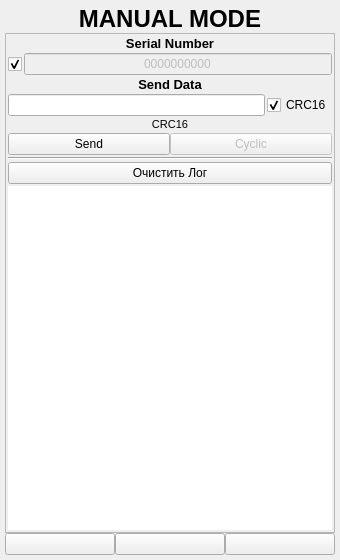
<?xml version="1.0" encoding="UTF-8"?>
<ui version="4.0">
 <class>Hands_Enter_Form</class>
 <widget class="QWidget" name="Hands_Enter_Form">
  <property name="geometry">
   <rect>
    <x>0</x>
    <y>0</y>
    <width>340</width>
    <height>560</height>
   </rect>
  </property>
  <property name="windowTitle">
   <string>Form</string>
  </property>
  <layout class="QVBoxLayout" name="verticalLayout">
   <property name="spacing">
    <number>0</number>
   </property>
   <property name="leftMargin">
    <number>5</number>
   </property>
   <property name="topMargin">
    <number>5</number>
   </property>
   <property name="rightMargin">
    <number>5</number>
   </property>
   <property name="bottomMargin">
    <number>5</number>
   </property>
   <item>
    <widget class="QLabel" name="label_1">
     <property name="sizePolicy">
      <sizepolicy hsizetype="Expanding" vsizetype="Minimum">
       <horstretch>0</horstretch>
       <verstretch>0</verstretch>
      </sizepolicy>
     </property>
     <property name="minimumSize">
      <size>
       <width>0</width>
       <height>0</height>
      </size>
     </property>
     <property name="font">
      <font>
       <family>Microsoft YaHei UI</family>
       <pointsize>18</pointsize>
       <weight>75</weight>
       <bold>true</bold>
      </font>
     </property>
     <property name="text">
      <string>MANUAL MODE</string>
     </property>
     <property name="alignment">
      <set>Qt::AlignCenter</set>
     </property>
    </widget>
   </item>
   <item>
    <widget class="QScrollArea" name="scrollArea">
     <property name="horizontalScrollBarPolicy">
      <enum>Qt::ScrollBarAlwaysOff</enum>
     </property>
     <property name="widgetResizable">
      <bool>true</bool>
     </property>
     <widget class="QWidget" name="scrollAreaWidgetContents">
      <property name="geometry">
       <rect>
        <x>0</x>
        <y>0</y>
        <width>328</width>
        <height>478</height>
       </rect>
      </property>
      <layout class="QVBoxLayout" name="verticalLayout_3">
       <property name="spacing">
        <number>2</number>
       </property>
       <property name="leftMargin">
        <number>2</number>
       </property>
       <property name="topMargin">
        <number>2</number>
       </property>
       <property name="rightMargin">
        <number>2</number>
       </property>
       <property name="bottomMargin">
        <number>2</number>
       </property>
       <item>
        <widget class="QLabel" name="label_2">
         <property name="enabled">
          <bool>true</bool>
         </property>
         <property name="sizePolicy">
          <sizepolicy hsizetype="Expanding" vsizetype="Minimum">
           <horstretch>0</horstretch>
           <verstretch>0</verstretch>
          </sizepolicy>
         </property>
         <property name="minimumSize">
          <size>
           <width>0</width>
           <height>0</height>
          </size>
         </property>
         <property name="font">
          <font>
           <family>Microsoft YaHei UI</family>
           <pointsize>10</pointsize>
           <weight>75</weight>
           <bold>true</bold>
          </font>
         </property>
         <property name="text">
          <string>Serial Number</string>
         </property>
         <property name="alignment">
          <set>Qt::AlignCenter</set>
         </property>
        </widget>
       </item>
       <item>
        <layout class="QHBoxLayout" name="horizontalLayout_5">
         <property name="spacing">
          <number>2</number>
         </property>
         <item>
          <widget class="QCheckBox" name="SN_ENABLE">
           <property name="enabled">
            <bool>true</bool>
           </property>
           <property name="sizePolicy">
            <sizepolicy hsizetype="Maximum" vsizetype="Minimum">
             <horstretch>0</horstretch>
             <verstretch>0</verstretch>
            </sizepolicy>
           </property>
           <property name="minimumSize">
            <size>
             <width>0</width>
             <height>0</height>
            </size>
           </property>
           <property name="text">
            <string/>
           </property>
           <property name="checked">
            <bool>true</bool>
           </property>
          </widget>
         </item>
         <item>
          <widget class="QLineEdit" name="SN_TEXT">
           <property name="enabled">
            <bool>false</bool>
           </property>
           <property name="sizePolicy">
            <sizepolicy hsizetype="Expanding" vsizetype="Minimum">
             <horstretch>0</horstretch>
             <verstretch>0</verstretch>
            </sizepolicy>
           </property>
           <property name="minimumSize">
            <size>
             <width>0</width>
             <height>0</height>
            </size>
           </property>
           <property name="font">
            <font>
             <family>Microsoft YaHei UI</family>
            </font>
           </property>
           <property name="text">
            <string>0000000000</string>
           </property>
           <property name="alignment">
            <set>Qt::AlignCenter</set>
           </property>
          </widget>
         </item>
        </layout>
       </item>
       <item>
        <widget class="QLabel" name="label_3">
         <property name="sizePolicy">
          <sizepolicy hsizetype="Expanding" vsizetype="Minimum">
           <horstretch>0</horstretch>
           <verstretch>0</verstretch>
          </sizepolicy>
         </property>
         <property name="minimumSize">
          <size>
           <width>0</width>
           <height>0</height>
          </size>
         </property>
         <property name="font">
          <font>
           <family>Microsoft YaHei UI</family>
           <pointsize>10</pointsize>
           <weight>75</weight>
           <bold>true</bold>
          </font>
         </property>
         <property name="text">
          <string>Send Data</string>
         </property>
         <property name="alignment">
          <set>Qt::AlignCenter</set>
         </property>
        </widget>
       </item>
       <item>
        <layout class="QHBoxLayout" name="horizontalLayout">
         <property name="spacing">
          <number>2</number>
         </property>
         <item>
          <widget class="QLineEdit" name="cEnterText">
           <property name="enabled">
            <bool>true</bool>
           </property>
           <property name="sizePolicy">
            <sizepolicy hsizetype="Expanding" vsizetype="Minimum">
             <horstretch>0</horstretch>
             <verstretch>0</verstretch>
            </sizepolicy>
           </property>
           <property name="minimumSize">
            <size>
             <width>0</width>
             <height>0</height>
            </size>
           </property>
           <property name="font">
            <font>
             <family>Microsoft YaHei UI</family>
            </font>
           </property>
          </widget>
         </item>
         <item>
          <widget class="QCheckBox" name="CRC_OUT">
           <property name="enabled">
            <bool>true</bool>
           </property>
           <property name="sizePolicy">
            <sizepolicy hsizetype="Maximum" vsizetype="Minimum">
             <horstretch>0</horstretch>
             <verstretch>0</verstretch>
            </sizepolicy>
           </property>
           <property name="minimumSize">
            <size>
             <width>0</width>
             <height>0</height>
            </size>
           </property>
           <property name="maximumSize">
            <size>
             <width>16777215</width>
             <height>16777215</height>
            </size>
           </property>
           <property name="font">
            <font>
             <family>Microsoft YaHei UI</family>
            </font>
           </property>
           <property name="text">
            <string>CRC16</string>
           </property>
           <property name="checked">
            <bool>true</bool>
           </property>
          </widget>
         </item>
        </layout>
       </item>
       <item>
        <widget class="QLabel" name="CRC16_2">
         <property name="enabled">
          <bool>true</bool>
         </property>
         <property name="sizePolicy">
          <sizepolicy hsizetype="Expanding" vsizetype="Minimum">
           <horstretch>0</horstretch>
           <verstretch>0</verstretch>
          </sizepolicy>
         </property>
         <property name="minimumSize">
          <size>
           <width>0</width>
           <height>0</height>
          </size>
         </property>
         <property name="maximumSize">
          <size>
           <width>16777215</width>
           <height>16777215</height>
          </size>
         </property>
         <property name="font">
          <font>
           <family>Microsoft YaHei UI</family>
           <pointsize>8</pointsize>
          </font>
         </property>
         <property name="text">
          <string>CRC16</string>
         </property>
         <property name="alignment">
          <set>Qt::AlignCenter</set>
         </property>
        </widget>
       </item>
       <item>
        <layout class="QHBoxLayout" name="horizontalLayout_3">
         <property name="spacing">
          <number>0</number>
         </property>
         <item>
          <widget class="QPushButton" name="cBtnSend">
           <property name="enabled">
            <bool>true</bool>
           </property>
           <property name="sizePolicy">
            <sizepolicy hsizetype="Expanding" vsizetype="Minimum">
             <horstretch>0</horstretch>
             <verstretch>0</verstretch>
            </sizepolicy>
           </property>
           <property name="minimumSize">
            <size>
             <width>0</width>
             <height>0</height>
            </size>
           </property>
           <property name="maximumSize">
            <size>
             <width>16777215</width>
             <height>16777215</height>
            </size>
           </property>
           <property name="font">
            <font>
             <family>Microsoft YaHei UI</family>
            </font>
           </property>
           <property name="text">
            <string>Send</string>
           </property>
          </widget>
         </item>
         <item>
          <widget class="QPushButton" name="Cyclic">
           <property name="enabled">
            <bool>false</bool>
           </property>
           <property name="sizePolicy">
            <sizepolicy hsizetype="Expanding" vsizetype="Minimum">
             <horstretch>0</horstretch>
             <verstretch>0</verstretch>
            </sizepolicy>
           </property>
           <property name="minimumSize">
            <size>
             <width>0</width>
             <height>0</height>
            </size>
           </property>
           <property name="maximumSize">
            <size>
             <width>16777215</width>
             <height>16777215</height>
            </size>
           </property>
           <property name="font">
            <font>
             <family>Microsoft YaHei UI</family>
            </font>
           </property>
           <property name="text">
            <string>Cyclic</string>
           </property>
           <property name="checkable">
            <bool>true</bool>
           </property>
           <property name="checked">
            <bool>false</bool>
           </property>
          </widget>
         </item>
        </layout>
       </item>
       <item>
        <widget class="Line" name="line">
         <property name="orientation">
          <enum>Qt::Horizontal</enum>
         </property>
        </widget>
       </item>
       <item>
        <widget class="QPushButton" name="ClearConsole">
         <property name="sizePolicy">
          <sizepolicy hsizetype="Expanding" vsizetype="Minimum">
           <horstretch>0</horstretch>
           <verstretch>0</verstretch>
          </sizepolicy>
         </property>
         <property name="minimumSize">
          <size>
           <width>0</width>
           <height>0</height>
          </size>
         </property>
         <property name="font">
          <font>
           <family>Microsoft YaHei UI</family>
          </font>
         </property>
         <property name="text">
          <string>Очистить Лог</string>
         </property>
        </widget>
       </item>
       <item>
        <widget class="QPlainTextEdit" name="console">
         <property name="font">
          <font>
           <pointsize>7</pointsize>
          </font>
         </property>
         <property name="styleSheet">
          <string notr="true">border: none;</string>
         </property>
         <property name="readOnly">
          <bool>true</bool>
         </property>
         <property name="maximumBlockCount">
          <number>5000</number>
         </property>
        </widget>
       </item>
      </layout>
     </widget>
    </widget>
   </item>
   <item>
    <layout class="QHBoxLayout" name="horizontalLayout_2">
     <property name="spacing">
      <number>0</number>
     </property>
     <item>
      <widget class="QPushButton" name="Back">
       <property name="sizePolicy">
        <sizepolicy hsizetype="Expanding" vsizetype="Minimum">
         <horstretch>0</horstretch>
         <verstretch>0</verstretch>
        </sizepolicy>
       </property>
       <property name="minimumSize">
        <size>
         <width>0</width>
         <height>0</height>
        </size>
       </property>
       <property name="text">
        <string/>
       </property>
       <property name="icon">
        <iconset resource="../RESOURCES/images.qrc">
         <normaloff>:/images/icons/images/BACK.png</normaloff>:/images/icons/images/BACK.png</iconset>
       </property>
       <property name="iconSize">
        <size>
         <width>30</width>
         <height>30</height>
        </size>
       </property>
      </widget>
     </item>
     <item>
      <widget class="QPushButton" name="btnSettings">
       <property name="sizePolicy">
        <sizepolicy hsizetype="Expanding" vsizetype="Minimum">
         <horstretch>0</horstretch>
         <verstretch>0</verstretch>
        </sizepolicy>
       </property>
       <property name="minimumSize">
        <size>
         <width>0</width>
         <height>0</height>
        </size>
       </property>
       <property name="maximumSize">
        <size>
         <width>16777215</width>
         <height>16777215</height>
        </size>
       </property>
       <property name="styleSheet">
        <string notr="true"/>
       </property>
       <property name="text">
        <string/>
       </property>
       <property name="icon">
        <iconset resource="../RESOURCES/images.qrc">
         <normaloff>:/images/icons/images/Settings_2.png</normaloff>:/images/icons/images/Settings_2.png</iconset>
       </property>
       <property name="iconSize">
        <size>
         <width>30</width>
         <height>30</height>
        </size>
       </property>
      </widget>
     </item>
     <item>
      <widget class="QPushButton" name="Next">
       <property name="enabled">
        <bool>true</bool>
       </property>
       <property name="sizePolicy">
        <sizepolicy hsizetype="Expanding" vsizetype="Minimum">
         <horstretch>0</horstretch>
         <verstretch>0</verstretch>
        </sizepolicy>
       </property>
       <property name="minimumSize">
        <size>
         <width>0</width>
         <height>0</height>
        </size>
       </property>
       <property name="text">
        <string/>
       </property>
       <property name="icon">
        <iconset resource="../RESOURCES/images.qrc">
         <normaloff>:/images/icons/images/NEXT.png</normaloff>:/images/icons/images/NEXT.png</iconset>
       </property>
       <property name="iconSize">
        <size>
         <width>30</width>
         <height>30</height>
        </size>
       </property>
      </widget>
     </item>
    </layout>
   </item>
  </layout>
 </widget>
 <resources>
  <include location="../RESOURCES/images.qrc"/>
 </resources>
 <connections/>
</ui>
